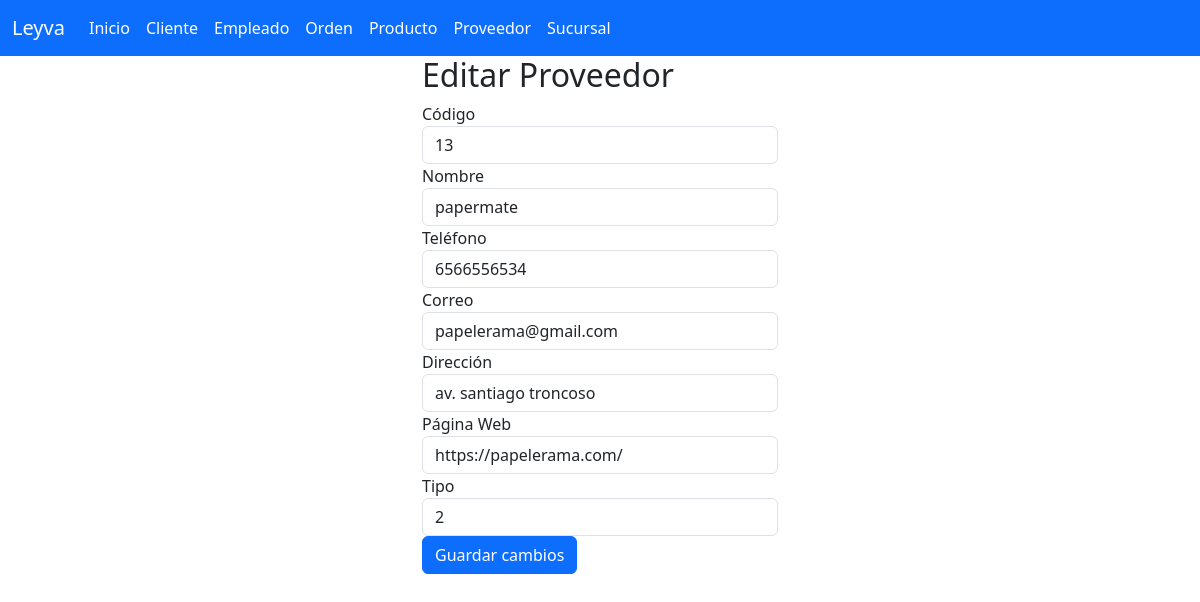
The app's page /seleccionarProveedor/13 with its own data.
### proveedor_app/models.py (models this page shows, shortened)
class Proveedor(models.Model):
    idproveedor = models.CharField(primary_key=True, max_length=6)
    nombre = models.CharField(max_length=20)
    telefono = models.CharField(max_length=100)
    correo = models.CharField(max_length=20)
    direccion = models.CharField(max_length=20)
    paginaweb = models.CharField(max_length=100)
    TIPO_CHOICES = [
        (1, 'Fabricante'),
        (2, 'Mayorista'),
        (3, 'Menudista'),
    ]
    tipo = models.IntegerField(choices=TIPO_CHOICES)

### proveedor_app/views.py (the view)
# urls.py: path("seleccionarProveedor/<idproveedor>", views.seleccionarProveedor, name="seleccionarProveedor"),
def seleccionarProveedor(request, idproveedor):
    try:
        proveedor = Proveedor.objects.get(idproveedor=idproveedor)
        return render(request, "editarProveedor.html", {"proveedor": proveedor})
    except Proveedor.DoesNotExist:
        return render(request, "error.html", {"error": "El proveedor no existe"})

### proveedor_app/templates/editarProveedor.html (shortened to what this page needs)
{% extends "base.html" %}
{% block cuerpo %}
<div class="row">
    <div class="col-md-4 offset-md-4">
        <h2>Editar Proveedor</h2>
        <form method="POST" action="{% url 'editarProveedor' proveedor.idproveedor %}">
            <div class="form-group">
                <label for="idproveedor">Código</label>
                <input type="text" class="form-control" id="idproveedor" name="idproveedor" value="{{ proveedor.idproveedor }}" readonly>
            </div>
            <div class="form-group">
                <label for="nombre">Nombre</label>
                <input type="text" class="form-control" id="nombre" name="nombre" value="{{ proveedor.nombre }}">
            </div>
            <div class="form-group">
                <label for="telefono">Teléfono</label>
                <input type="text" class="form-control" id="telefono" name="telefono" value="{{ proveedor.telefono }}">
            </div>
            <div class="form-group">
                <label for="correo">Correo</label>
                <input type="text" class="form-control" id="correo" name="correo" value="{{ proveedor.correo }}">
            </div>
            <div class="form-group">
                <label for="direccion">Dirección</label>
                <input type="text" class="form-control" id="direccion" name="direccion" value="{{ proveedor.direccion }}">
            </div>
            <div class="form-group">
                <label for="paginaweb">Página Web</label>
                <input type="text" class="form-control" id="paginaweb" name="paginaweb" value="{{ proveedor.paginaweb }}">
            </div>
            <div class="form-group">
                <label for="tipo">Tipo</label>
                <input type="text" class="form-control" id="tipo" name="tipo" value="{{ proveedor.tipo }}">
            </div>
            <button type="submit" class="btn btn-primary">Guardar cambios</button>
        </form>
    </div>
</div>
{% endblock %}

### records on screen
Proveedor: idproveedor "13", nombre "papermate", telefono "6566556534", correo "papelerama@gmail.com", direccion "av. santiago troncoso", paginaweb "https://papelerama.com/", tipo "2"
